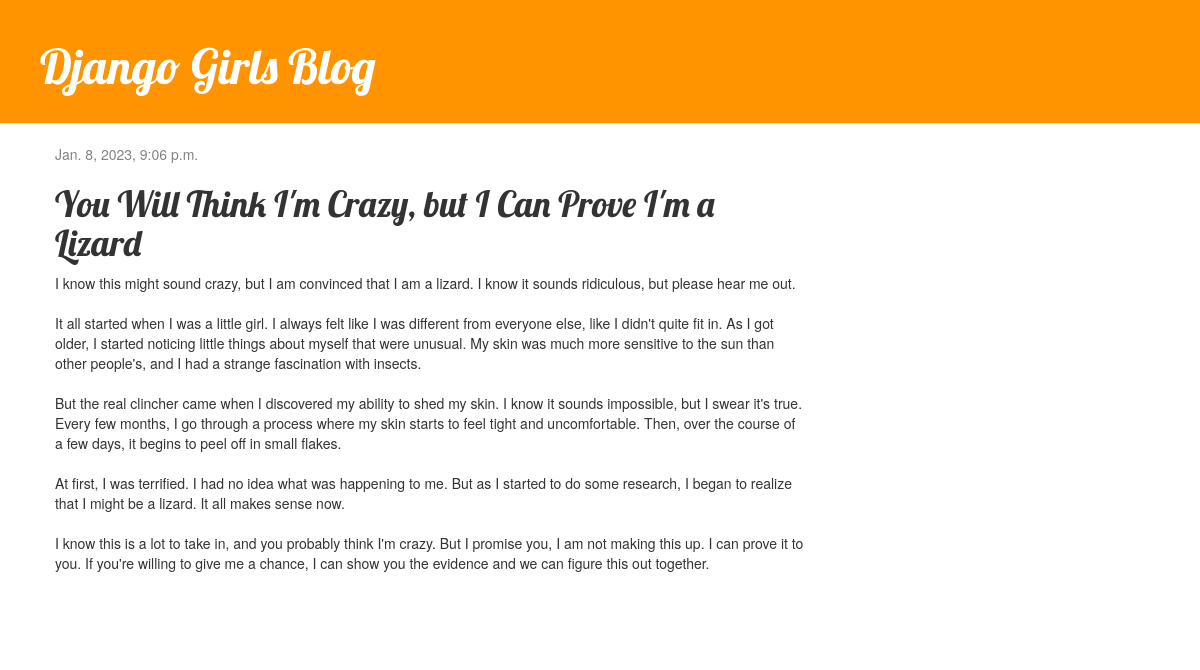
The app's page /post/14/ with its own data.
### blog/models.py (models this page shows, shortened)
class Post(models.Model):
    author = models.ForeignKey(settings.AUTH_USER_MODEL, on_delete=models.CASCADE)
    title = models.CharField(max_length=200)
    text = models.TextField()
    created_date = models.DateTimeField(default=timezone.now)
    published_date = models.DateTimeField(blank=True, null=True)

### blog/views.py (the view)
# urls.py: path('post/<int:pk>/', views.post_detail, name='post_detail'),
def post_detail(request, pk):
    post = get_object_or_404(Post, pk=pk)
    return render(request, 'blog/post_detail.html', {'post': post})

### blog/templates/blog/post_detail.html
{% extends 'blog/base.html' %}
{% block content %}
    <div class="post">
        {% if post.published_date %}
            <div class="date">
                {{ post.published_date }}
            </div>
        {% endif %}
        <h1>{{ post.title }}</h1>
        <p>{{ post.text|linebreaksbr }}</p>
    </div>
{% endblock %}

### blog/static/css/blog.css (style rules this page uses)
h1, h2, h3, h4 { font-family: 'Lobster', cursive; }
.date { color: #828282; }
.post { margin-bottom: 70px; }

### records on screen
Post: published_date "Jan. 8, 2023, 9:06 p.m.", title "You Will Think I'm Crazy, but I Can Prove I'm a Lizard", text "I know this might sound crazy, but I am convinced that I am a lizard. I know it sounds ridiculous, but please hear me out. It all started when I was a little girl. I always felt like I was different from everyone else, like I didn't quite fit in. As I got older, I started noticing little things about myself that were unusual. My skin was much more sensitive to the sun than other people's, and I had a strange fascination with insects. But the real clincher came when I discovered my ability to shed my skin. I know it sounds impossible, but I swear it's true. Every few months, I go through a process where my skin starts to feel tight and uncomfortable. Then, over the course of a few days, it…"
